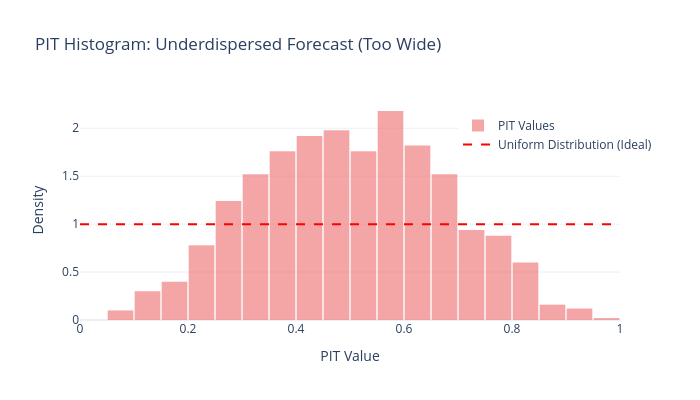

Notebook code cell kept with this figure:
### Code cell
# --- Scenario 2: Underdispersed Forecast (PIT too spread out) ---
print("--- Scenario 2: Underdispersed Forecast (Too Wide) ---")
# Forecast is too wide, e.g., predicts N(0, 2) when true is N(0, 1) for a fixed mu=0
# Let's simplify this to a single fixed forecast distribution for intuition
forecast_std_underdispersed = 2.0  # Forecast is wider than true
true_std = 1.0
fixed_forecast_cdf_under = norm(loc=0, scale=forecast_std_underdispersed).cdf
observed_ys_for_fixed_true = norm.rvs(loc=0, scale=true_std, size=num_samples)

pit_values_under = [fixed_forecast_cdf_under(y) for y in observed_ys_for_fixed_true]

import plotly.graph_objs as go

# Create histogram trace for PIT values (Underdispersed)
hist_under = go.Histogram(
    x=pit_values_under,
    nbinsx=30,
    histnorm="probability density",
    marker=dict(color="lightcoral"),
    opacity=0.7,
    name="PIT Values",
)

# Uniform reference line
uniform_line = go.Scatter(
    x=[0, 1],
    y=[1, 1],
    mode="lines",
    line=dict(color="red", dash="dash"),
    name="Uniform Distribution (Ideal)",
)

# Compose figure
fig = go.Figure(data=[hist_under, uniform_line])

fig.update_layout(
    title="PIT Histogram: Underdispersed Forecast (Too Wide)",
    xaxis_title="PIT Value",
    yaxis_title="Density",
    template="plotly_white",
    legend=dict(x=0.7, y=0.95),
    height=400,
    width=700,
    bargap=0.05,
    showlegend=True,
)

fig.show()

print(f"  Mean PIT (Underdispersed): {np.mean(pit_values_under):.3f}")
print(
    f"  Variance PIT (Underdispersed): {np.var(pit_values_under):.3f} (Should be > 1/12, PIT is spread out)\n"
)

### Figure 1 — Plotly figure (JSON) as saved in the notebook; plotly's stock layout.template omitted (floating-point values rounded to 4 significant figures; data arrays with more than 128 entries replaced by an {"elided": "..."} marker saying what was removed)
{"data": [{"histnorm": "probability density", "marker": {"color": "lightcoral"}, "name": "PIT Values", "nbinsx": 30, "opacity": 0.7, "type": "histogram", "x": {"elided": "1000 float values"}}, {"line": {"color": "red", "dash": "dash"}, "mode": "lines", "name": "Uniform Distribution (Ideal)", "type": "scatter", "x": [0, 1], "y": [1, 1]}], "layout": {"bargap": 0.05, "height": 400, "legend": {"x": 0.7, "y": 0.95}, "showlegend": true, "title": {"text": "PIT Histogram: Underdispersed Forecast (Too Wide)"}, "width": 700, "xaxis": {"title": {"text": "PIT Value"}}, "yaxis": {"title": {"text": "Density"}}}}
